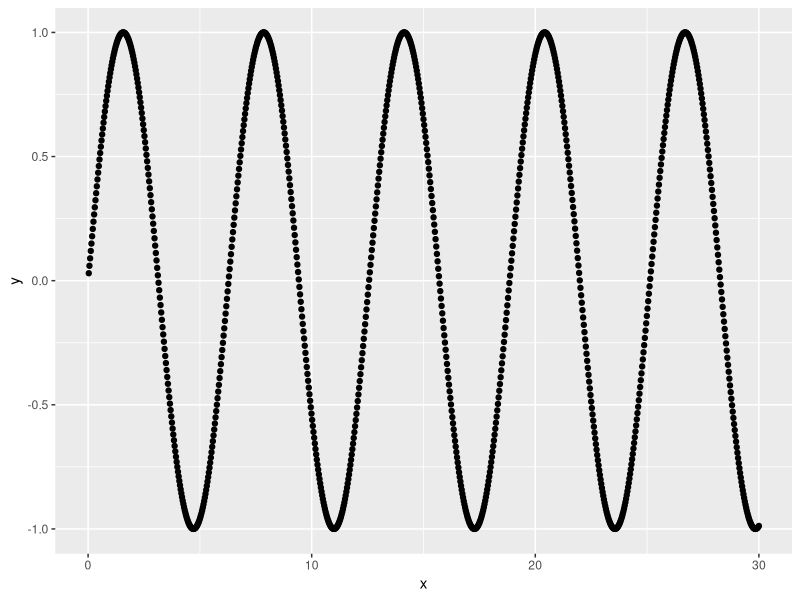

Source code (R):
# example 8.17 of section 8.5.6 
# (example 8.17 of section 8.5.6)  : Advanced Data Preparation : The vtreat package in general : Splines 
# Title: Example data 

library("ggplot2")
d <- data.frame(x = 0.03*(1:1000))
d$y <- sin(d$x)

ggplot(data = d, mapping = aes(x = x, y = y)) + 
  geom_point()

